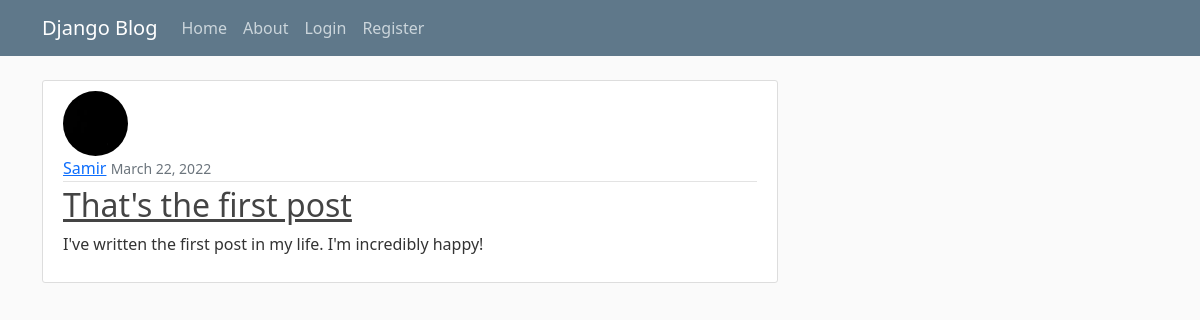
Screenshot of /blog/ with the database file from the repository.
### blog/models.py (models this page shows, shortened)
class Post(models.Model):
    title = models.CharField(max_length=100)
    content = models.TextField()
    date_posted = models.DateTimeField(default=timezone.now)
    author = models.ForeignKey(User, on_delete=models.CASCADE)

### users/models.py (models this page shows, shortened)
class Profile(models.Model):
    user = models.OneToOneField(User, on_delete=models.CASCADE)
    image = models.ImageField(default='default.jpg', upload_to='profile_pics')

### blog/views.py (the view)
# urls.py: path('', PostListView.as_view(), name='blog-home'),
class PostListView(ListView):
    model = Post
    template_name = 'blog/home.html'
    context_object_name = 'posts'
    ordering = ['-date_posted']
    paginate_by = 5

### blog/Templates/Blog/home.html (shortened to what this page needs)
{% extends "blog/base.html" %}
{%  block content %}
    {% for post in posts %}
        <article class="media content-section">
            <img src="{{ post.author.profile.image.url }}" class="rounded-circle article-img">
          <div class="media-body">
            <div class="article-metadata">
              <a class="mr-2" href="{% url 'user-posts' post.author.username %}">{{ post.author }}</a>
              <small class="text-muted">{{ post.date_posted|date:"F d, Y" }}</small>
            </div>
            <h2><a class="article-title" href="{% url 'post-detail' post.id %}">{{ post.title }}</a></h2>
            <p class="article-content">{{ post.content }}</p>
          </div>
        </article>
    {% endfor %}
{% endblock content %}

### blog/Templates/Blog/base.html (shortened to what this page needs)
{% load static %}
<!DOCTYPE html>
<html lang="en">
<head>
    <link href="https://cdn.jsdelivr.net/npm/bootstrap@5.0.2/dist/css/bootstrap.min.css" rel="stylesheet">
    <link rel="stylesheet" type="text/css" href="{% static 'blog/main.css' %}">
</head>
<body>
    <header class="site-header">
      <nav class="navbar navbar-expand-md navbar-dark bg-steel fixed-top">
        <div class="container">
          <a class="navbar-brand mr-4" href="/">Django Blog</a>
          <div class="collapse navbar-collapse" id="navbarToggle">
            <div class="navbar-nav mr-auto">
              <a class="nav-item nav-link" href="{% url 'blog-home' %}">Home</a>
              <a class="nav-item nav-link" href="{% url 'blog-about' %}">About</a>
            </div>
            <div class="navbar-nav">
              {% if user.is_authenticated %}
                    <a class="nav-item nav-link" href="{% url 'post-create' %}">New Post</a>
                    <a class="nav-item nav-link" href="{% url 'profile' %}">Profile</a>
                    <a class="nav-item nav-link" href="{% url 'logout' %}">Logout</a>
                    <a class="nav-item nav-link" href="{% url 'contact' %}">Contact</a>
                    <a class="nav-item nav-link" href="{% url 'weather' %}">Weather</a>
               {% else %}
                  <a class="nav-item nav-link" href="{% url 'login' %}">Login</a>
                  <a class="nav-item nav-link" href="{% url 'register' %}">Register</a>
                {% endif %}
            </div>
          </div>
        </div>
      </nav>
</header>
    <main role="main" class="container">
      <div class="row">
        <div class="col-md-8">
          {% block content %}{% endblock %}
        </div>
        <div class="col-md-4">
        </div>
      </div>
   </main>
</body>
</html>

### blog/Static/Blog/main.css (style rules this page uses)
body { background: #fafafa; color: #333333; margin-top: 5rem; }
h1, h2, h3, h4, h5, h6 { color: #444444; }
.bg-steel { background-color: #5f788a; }
.site-header .navbar-nav .nav-link { color: #cbd5db; }
.content-section { background: #ffffff; padding: 10px 20px; border: 1px solid #dddddd; border-radius: 3px; margin-bottom: 20px; }
.article-title { color: #444444; }
.article-content { white-space: pre-line; }
.article-img { height: 65px; width: 65px; margin-right: 16px; }
.article-metadata { padding-bottom: 1px; margin-bottom: 4px; border-bottom: 1px solid #e3e3e3 }

### rows the page displays
Post: author.profile.image (picture), author "Samir", date_posted "March 22, 2022", title "That's the first post", content "I've written the first post in my life. I'm incredibly happy!"
